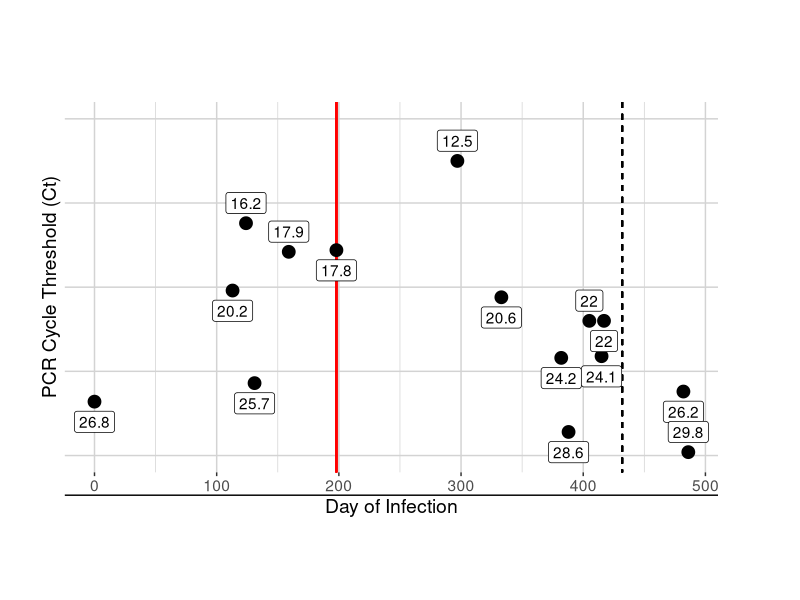

Write R code to recreate this figure.
### PLOTTING QRT-PCR CT VALUES OVER THE COURSE OF A 433-DAY PROLONGED INFECTION
# UPDATED: 04-Jan-2022 by Nicholas R. Minor
# ----------------------------------------------------------------- #

# This script will simply import and plot the available Ct values. 

# Please direct all questions about the reproducibility of this script to:
# nrminor@wisc.edu

# ----------------------------------------------------------------- #



### PREPARING THE ENVIRONMENT AND READING IN DATA ####
### --------------------------------------------- #
library(ggplot2)

data_filepath = "/Volumes/working_ssd/e484t_manuscript/"
setwd(data_filepath)
Ct <- read.csv("data/Ct_timeline.csv")
Ct$Encounter.date <- as.Date(Ct$Encounter.date, format = "%m/%d/%y")
Ct$SARS.CoV.2.PCR.Ct <- round(Ct$SARS.CoV.2.PCR.Ct, digits = 1)



### PLOTTING DATA ####
### ------------- #
pdf(file = "/Users/nicholasminor/Documents/informatics/E484T_paper/visuals/Ct_values.pdf", 
    width = 8, height = 6)

Ct_plot <- ggplot(data = Ct, aes(x = Encounter.days.post.first.SARS.CoV.2.test, 
                                  y = SARS.CoV.2.PCR.Ct)) +
  coord_cartesian(ylim = c(30,10)) + 
  scale_x_continuous(n.breaks = 5) +
  geom_segment(aes(x = Encounter.days.post.first.SARS.CoV.2.test[6],
                   xend=Encounter.days.post.first.SARS.CoV.2.test[6],
                   y=9,yend=31), 
               colour = "red", size=0.5) +
  geom_segment(aes(x = 432,xend=432,
                   y=9,yend=31), 
               colour = "black", size=0.5, linetype = "dashed") +
  geom_point(size = 4) + 
  geom_label(aes(x=Encounter.days.post.first.SARS.CoV.2.test, 
                 y = SARS.CoV.2.PCR.Ct, label = SARS.CoV.2.PCR.Ct), 
             nudge_y = c(1.2, 1.2, -1.2, 1.2, -1.2, 1.2, -1.2, 1.2, 1.2, 1.2, -1.2, 1.2)) + 
  theme(panel.background = element_rect(fill = "#FFFFFF"), 
        panel.grid = element_line(color = "#D3D3D3"),
        axis.line = element_line(color = "black"), 
        legend.key.height = unit(1, 'cm')) + 
  labs(x = "Day of Infection",
       y = "PCR Cycle Threshold (Ct)",
       col="") + 
  theme(legend.position = "none") + 
  theme(plot.margin = unit(par("mar"), "line")) +
  theme(text = element_text(size = 14))
Ct_plot

dev.off()

